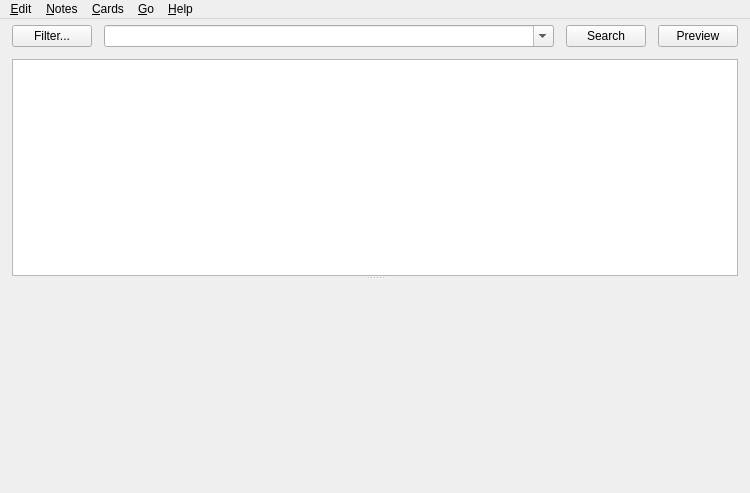
<?xml version="1.0" encoding="UTF-8"?>
<ui version="4.0">
 <class>Dialog</class>
 <widget class="QMainWindow" name="Dialog">
  <property name="geometry">
   <rect>
    <x>0</x>
    <y>0</y>
    <width>750</width>
    <height>493</height>
   </rect>
  </property>
  <property name="minimumSize">
   <size>
    <width>400</width>
    <height>400</height>
   </size>
  </property>
  <property name="windowIcon">
   <iconset resource="icons.qrc">
    <normaloff>:/icons/anki.png</normaloff>:/icons/anki.png</iconset>
  </property>
  <property name="styleSheet">
   <string notr="true">background:url(:/icons/Mainwindow_bg.jpg)</string>
  </property>
  <widget class="QWidget" name="centralwidget">
   <layout class="QVBoxLayout" name="verticalLayout_3">
    <property name="spacing">
     <number>12</number>
    </property>
    <property name="leftMargin">
     <number>12</number>
    </property>
    <property name="topMargin">
     <number>6</number>
    </property>
    <property name="rightMargin">
     <number>12</number>
    </property>
    <property name="bottomMargin">
     <number>12</number>
    </property>
    <item>
     <widget class="QSplitter" name="splitter">
      <property name="sizePolicy">
       <sizepolicy hsizetype="Preferred" vsizetype="Expanding">
        <horstretch>4</horstretch>
        <verstretch>0</verstretch>
       </sizepolicy>
      </property>
      <property name="orientation">
       <enum>Qt::Vertical</enum>
      </property>
      <widget class="QWidget" name="widget" native="true">
       <property name="sizePolicy">
        <sizepolicy hsizetype="Expanding" vsizetype="Preferred">
         <horstretch>3</horstretch>
         <verstretch>1</verstretch>
        </sizepolicy>
       </property>
       <layout class="QVBoxLayout" name="verticalLayout_2">
        <property name="spacing">
         <number>0</number>
        </property>
        <property name="leftMargin">
         <number>0</number>
        </property>
        <property name="topMargin">
         <number>0</number>
        </property>
        <property name="rightMargin">
         <number>0</number>
        </property>
        <property name="bottomMargin">
         <number>0</number>
        </property>
        <item>
         <layout class="QGridLayout" name="gridLayout">
          <property name="leftMargin">
           <number>0</number>
          </property>
          <property name="topMargin">
           <number>0</number>
          </property>
          <property name="rightMargin">
           <number>0</number>
          </property>
          <property name="bottomMargin">
           <number>12</number>
          </property>
          <property name="horizontalSpacing">
           <number>12</number>
          </property>
          <property name="verticalSpacing">
           <number>0</number>
          </property>
          <item row="0" column="1">
           <widget class="QComboBox" name="searchEdit">
            <property name="sizePolicy">
             <sizepolicy hsizetype="Expanding" vsizetype="Fixed">
              <horstretch>9</horstretch>
              <verstretch>0</verstretch>
             </sizepolicy>
            </property>
            <property name="editable">
             <bool>true</bool>
            </property>
            <property name="insertPolicy">
             <enum>QComboBox::NoInsert</enum>
            </property>
           </widget>
          </item>
          <item row="0" column="2">
           <widget class="QPushButton" name="searchButton">
            <property name="text">
             <string>Search</string>
            </property>
           </widget>
          </item>
          <item row="0" column="3">
           <widget class="QPushButton" name="previewButton">
            <property name="text">
             <string>Preview</string>
            </property>
            <property name="shortcut">
             <string notr="true">Ctrl+Shift+P</string>
            </property>
            <property name="checkable">
             <bool>true</bool>
            </property>
           </widget>
          </item>
          <item row="0" column="0">
           <widget class="QPushButton" name="filter">
            <property name="text">
             <string>Filter...</string>
            </property>
           </widget>
          </item>
         </layout>
        </item>
        <item>
         <widget class="QTableView" name="tableView">
          <property name="sizePolicy">
           <sizepolicy hsizetype="Expanding" vsizetype="Expanding">
            <horstretch>9</horstretch>
            <verstretch>1</verstretch>
           </sizepolicy>
          </property>
          <property name="minimumSize">
           <size>
            <width>0</width>
            <height>150</height>
           </size>
          </property>
          <property name="contextMenuPolicy">
           <enum>Qt::ActionsContextMenu</enum>
          </property>
          <property name="horizontalScrollBarPolicy">
           <enum>Qt::ScrollBarAsNeeded</enum>
          </property>
          <property name="editTriggers">
           <set>QAbstractItemView::NoEditTriggers</set>
          </property>
          <property name="tabKeyNavigation">
           <bool>false</bool>
          </property>
          <property name="alternatingRowColors">
           <bool>true</bool>
          </property>
          <property name="selectionBehavior">
           <enum>QAbstractItemView::SelectRows</enum>
          </property>
          <attribute name="horizontalHeaderCascadingSectionResizes">
           <bool>false</bool>
          </attribute>
          <attribute name="horizontalHeaderMinimumSectionSize">
           <number>20</number>
          </attribute>
          <attribute name="horizontalHeaderHighlightSections">
           <bool>false</bool>
          </attribute>
          <attribute name="horizontalHeaderShowSortIndicator" stdset="0">
           <bool>true</bool>
          </attribute>
         </widget>
        </item>
       </layout>
      </widget>
      <widget class="QWidget" name="verticalLayoutWidget">
       <layout class="QVBoxLayout" name="verticalLayout" stretch="0">
        <property name="spacing">
         <number>0</number>
        </property>
        <property name="leftMargin">
         <number>0</number>
        </property>
        <property name="topMargin">
         <number>1</number>
        </property>
        <property name="rightMargin">
         <number>0</number>
        </property>
        <property name="bottomMargin">
         <number>0</number>
        </property>
        <item>
         <layout class="QHBoxLayout" name="horizontalLayout2">
          <property name="spacing">
           <number>0</number>
          </property>
          <item>
           <widget class="QWidget" name="fieldsArea" native="true">
            <property name="sizePolicy">
             <sizepolicy hsizetype="Preferred" vsizetype="Expanding">
              <horstretch>0</horstretch>
              <verstretch>1</verstretch>
             </sizepolicy>
            </property>
            <property name="minimumSize">
             <size>
              <width>50</width>
              <height>200</height>
             </size>
            </property>
           </widget>
          </item>
         </layout>
        </item>
       </layout>
      </widget>
     </widget>
    </item>
   </layout>
  </widget>
  <widget class="QMenuBar" name="menubar">
   <property name="geometry">
    <rect>
     <x>0</x>
     <y>0</y>
     <width>750</width>
     <height>23</height>
    </rect>
   </property>
   <widget class="QMenu" name="menuEdit">
    <property name="title">
     <string>&amp;Edit</string>
    </property>
    <addaction name="actionUndo"/>
    <addaction name="separator"/>
    <addaction name="actionSelectAll"/>
    <addaction name="actionSelectNotes"/>
    <addaction name="actionInvertSelection"/>
    <addaction name="separator"/>
    <addaction name="actionClose"/>
   </widget>
   <widget class="QMenu" name="menuJump">
    <property name="title">
     <string>&amp;Go</string>
    </property>
    <addaction name="actionFind"/>
    <addaction name="actionTags"/>
    <addaction name="actionSidebar"/>
    <addaction name="actionNote"/>
    <addaction name="actionCardList"/>
    <addaction name="separator"/>
    <addaction name="actionFirstCard"/>
    <addaction name="actionPreviousCard"/>
    <addaction name="actionNextCard"/>
    <addaction name="actionLastCard"/>
   </widget>
   <widget class="QMenu" name="menu_Help">
    <property name="title">
     <string>&amp;Help</string>
    </property>
    <addaction name="actionGuide"/>
   </widget>
   <widget class="QMenu" name="menu_Cards">
    <property name="title">
     <string>&amp;Cards</string>
    </property>
    <widget class="QMenu" name="menuFlag">
     <property name="title">
      <string>Flag</string>
     </property>
     <addaction name="actionRed_Flag"/>
     <addaction name="actionOrange_Flag"/>
     <addaction name="actionGreen_Flag"/>
     <addaction name="actionBlue_Flag"/>
    </widget>
    <addaction name="actionChange_Deck"/>
    <addaction name="separator"/>
    <addaction name="actionReschedule"/>
    <addaction name="actionReposition"/>
    <addaction name="separator"/>
    <addaction name="actionToggle_Suspend"/>
    <addaction name="separator"/>
    <addaction name="menuFlag"/>
    <addaction name="separator"/>
    <addaction name="action_Info"/>
   </widget>
   <widget class="QMenu" name="menu_Notes">
    <property name="title">
     <string>&amp;Notes</string>
    </property>
    <addaction name="actionAdd"/>
    <addaction name="separator"/>
    <addaction name="actionAdd_Tags"/>
    <addaction name="actionRemove_Tags"/>
    <addaction name="actionClear_Unused_Tags"/>
    <addaction name="actionToggle_Mark"/>
    <addaction name="separator"/>
    <addaction name="actionChangeModel"/>
    <addaction name="separator"/>
    <addaction name="actionFindDuplicates"/>
    <addaction name="actionFindReplace"/>
    <addaction name="separator"/>
    <addaction name="actionManage_Note_Types"/>
    <addaction name="separator"/>
    <addaction name="actionDelete"/>
   </widget>
   <addaction name="menuEdit"/>
   <addaction name="menu_Notes"/>
   <addaction name="menu_Cards"/>
   <addaction name="menuJump"/>
   <addaction name="menu_Help"/>
  </widget>
  <action name="actionReschedule">
   <property name="text">
    <string>&amp;Reschedule...</string>
   </property>
   <property name="shortcut">
    <string notr="true">Ctrl+Alt+R</string>
   </property>
  </action>
  <action name="actionSelectAll">
   <property name="text">
    <string>Select &amp;All</string>
   </property>
   <property name="shortcut">
    <string notr="true">Ctrl+Alt+A</string>
   </property>
  </action>
  <action name="actionUndo">
   <property name="text">
    <string>&amp;Undo</string>
   </property>
   <property name="shortcut">
    <string notr="true">Ctrl+Alt+Z</string>
   </property>
  </action>
  <action name="actionInvertSelection">
   <property name="text">
    <string>&amp;Invert Selection</string>
   </property>
   <property name="shortcut">
    <string notr="true">Ctrl+Alt+S</string>
   </property>
  </action>
  <action name="actionFind">
   <property name="text">
    <string>&amp;Find</string>
   </property>
   <property name="shortcut">
    <string notr="true">Ctrl+F</string>
   </property>
  </action>
  <action name="actionNote">
   <property name="text">
    <string>N&amp;ote</string>
   </property>
   <property name="shortcut">
    <string notr="true">Ctrl+Shift+N</string>
   </property>
  </action>
  <action name="actionNextCard">
   <property name="text">
    <string>&amp;Next Card</string>
   </property>
   <property name="shortcut">
    <string notr="true">Ctrl+N</string>
   </property>
  </action>
  <action name="actionPreviousCard">
   <property name="text">
    <string>&amp;Previous Card</string>
   </property>
   <property name="shortcut">
    <string notr="true">Ctrl+P</string>
   </property>
  </action>
  <action name="actionGuide">
   <property name="text">
    <string>&amp;Guide...</string>
   </property>
   <property name="shortcut">
    <string notr="true">F1</string>
   </property>
  </action>
  <action name="actionChangeModel">
   <property name="text">
    <string>Change Note Type...</string>
   </property>
   <property name="shortcut">
    <string notr="true">Ctrl+Shift+M</string>
   </property>
  </action>
  <action name="actionSelectNotes">
   <property name="text">
    <string>Select &amp;Notes</string>
   </property>
  </action>
  <action name="actionFindReplace">
   <property name="text">
    <string>Find and Re&amp;place...</string>
   </property>
   <property name="shortcut">
    <string notr="true">Ctrl+Alt+F</string>
   </property>
  </action>
  <action name="actionCram">
   <property name="text">
    <string>&amp;Cram...</string>
   </property>
  </action>
  <action name="actionTags">
   <property name="text">
    <string>Fil&amp;ter</string>
   </property>
   <property name="shortcut">
    <string notr="true">Ctrl+Shift+F</string>
   </property>
  </action>
  <action name="actionCardList">
   <property name="text">
    <string>Card List</string>
   </property>
   <property name="shortcut">
    <string notr="true">Ctrl+Shift+L</string>
   </property>
  </action>
  <action name="actionFindDuplicates">
   <property name="text">
    <string>Find &amp;Duplicates...</string>
   </property>
  </action>
  <action name="actionReposition">
   <property name="text">
    <string>Reposition...</string>
   </property>
   <property name="shortcut">
    <string notr="true">Ctrl+Shift+S</string>
   </property>
  </action>
  <action name="actionFirstCard">
   <property name="text">
    <string>First Card</string>
   </property>
   <property name="shortcut">
    <string>Home</string>
   </property>
  </action>
  <action name="actionLastCard">
   <property name="text">
    <string>Last Card</string>
   </property>
   <property name="shortcut">
    <string>End</string>
   </property>
  </action>
  <action name="actionClose">
   <property name="text">
    <string>Close</string>
   </property>
   <property name="shortcut">
    <string notr="true">Ctrl+W</string>
   </property>
  </action>
  <action name="action_Info">
   <property name="text">
    <string>&amp;Info...</string>
   </property>
   <property name="shortcut">
    <string notr="true">Ctrl+Shift+I</string>
   </property>
  </action>
  <action name="actionAdd_Tags">
   <property name="text">
    <string>Add Tags...</string>
   </property>
   <property name="shortcut">
    <string notr="true">Ctrl+Shift+A</string>
   </property>
  </action>
  <action name="actionRemove_Tags">
   <property name="text">
    <string>Remove Tags...</string>
   </property>
   <property name="shortcut">
    <string notr="true">Ctrl+Shift+D</string>
   </property>
  </action>
  <action name="actionToggle_Suspend">
   <property name="text">
    <string>Toggle Suspend</string>
   </property>
   <property name="shortcut">
    <string notr="true">Ctrl+J</string>
   </property>
  </action>
  <action name="actionDelete">
   <property name="text">
    <string>Delete</string>
   </property>
   <property name="shortcut">
    <string notr="true">Ctrl+Del</string>
   </property>
  </action>
  <action name="actionAdd">
   <property name="text">
    <string>Add Notes...</string>
   </property>
   <property name="shortcut">
    <string notr="true">Ctrl+E</string>
   </property>
  </action>
  <action name="actionChange_Deck">
   <property name="text">
    <string>Change Deck...</string>
   </property>
   <property name="shortcut">
    <string notr="true">Ctrl+D</string>
   </property>
  </action>
  <action name="actionRed_Flag">
   <property name="checkable">
    <bool>true</bool>
   </property>
   <property name="text">
    <string>Red Flag</string>
   </property>
   <property name="shortcut">
    <string notr="true">Ctrl+1</string>
   </property>
  </action>
  <action name="actionOrange_Flag">
   <property name="checkable">
    <bool>true</bool>
   </property>
   <property name="text">
    <string>Orange Flag</string>
   </property>
   <property name="shortcut">
    <string notr="true">Ctrl+2</string>
   </property>
  </action>
  <action name="actionGreen_Flag">
   <property name="checkable">
    <bool>true</bool>
   </property>
   <property name="text">
    <string>Green Flag</string>
   </property>
   <property name="shortcut">
    <string notr="true">Ctrl+3</string>
   </property>
  </action>
  <action name="actionBlue_Flag">
   <property name="checkable">
    <bool>true</bool>
   </property>
   <property name="text">
    <string>Blue Flag</string>
   </property>
   <property name="shortcut">
    <string notr="true">Ctrl+4</string>
   </property>
  </action>
  <action name="actionSidebar">
   <property name="text">
    <string>Sidebar</string>
   </property>
   <property name="shortcut">
    <string notr="true">Ctrl+Shift+R</string>
   </property>
  </action>
  <action name="actionClear_Unused_Tags">
   <property name="text">
    <string>Clear Unused Tags</string>
   </property>
  </action>
  <action name="actionManage_Note_Types">
   <property name="text">
    <string>Manage Note Types...</string>
   </property>
  </action>
  <action name="actionToggle_Mark">
   <property name="text">
    <string>Toggle Mark</string>
   </property>
   <property name="shortcut">
    <string notr="true">Ctrl+K</string>
   </property>
  </action>
 </widget>
 <resources>
  <include location="icons.qrc"/>
 </resources>
 <connections>
  <connection>
   <sender>actionSelectAll</sender>
   <signal>triggered()</signal>
   <receiver>tableView</receiver>
   <slot>selectAll()</slot>
   <hints>
    <hint type="sourcelabel">
     <x>-1</x>
     <y>-1</y>
    </hint>
    <hint type="destinationlabel">
     <x>299</x>
     <y>279</y>
    </hint>
   </hints>
  </connection>
  <connection>
   <sender>actionClose</sender>
   <signal>triggered()</signal>
   <receiver>Dialog</receiver>
   <slot>close()</slot>
   <hints>
    <hint type="sourcelabel">
     <x>-1</x>
     <y>-1</y>
    </hint>
    <hint type="destinationlabel">
     <x>374</x>
     <y>199</y>
    </hint>
   </hints>
  </connection>
 </connections>
</ui>
